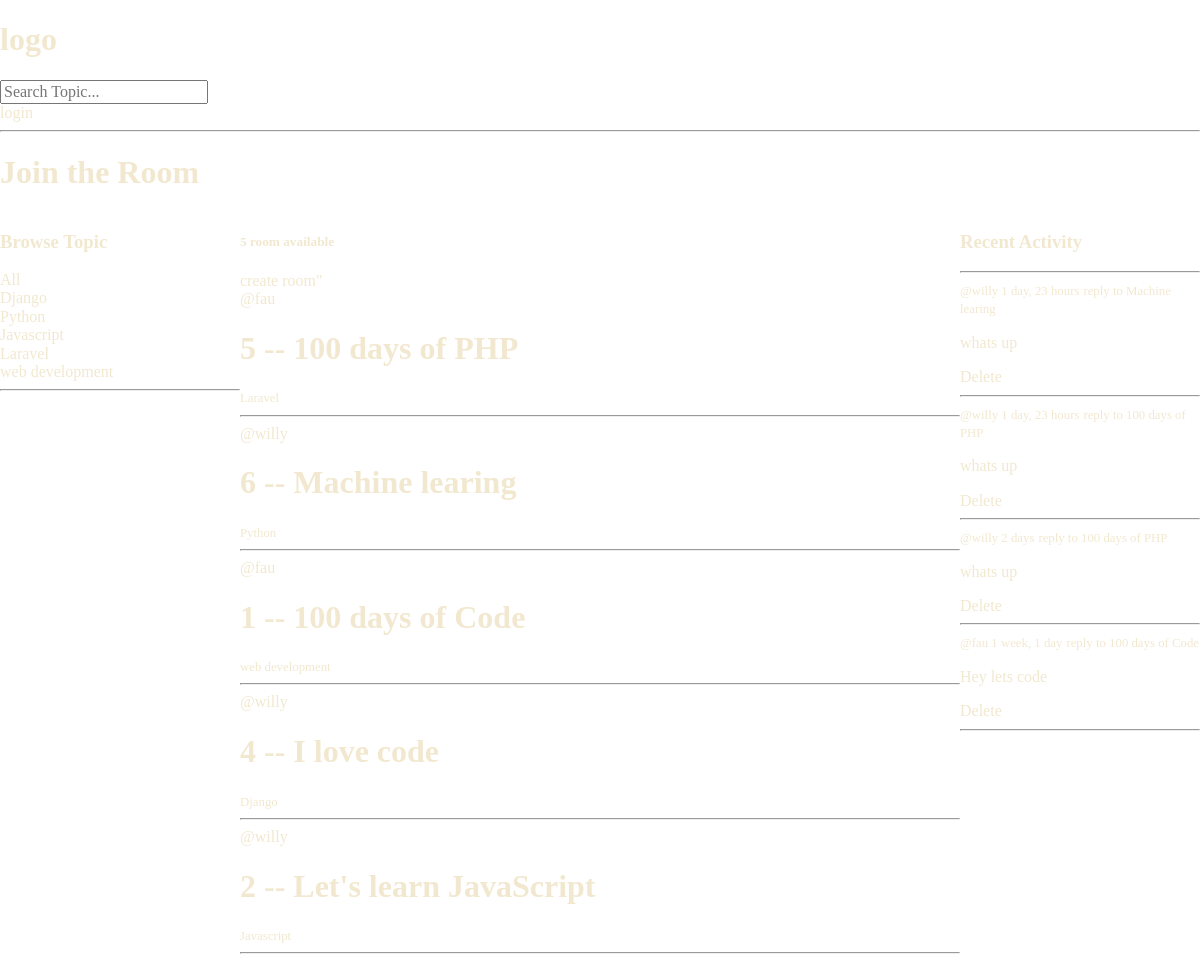
The app's page /, older data.
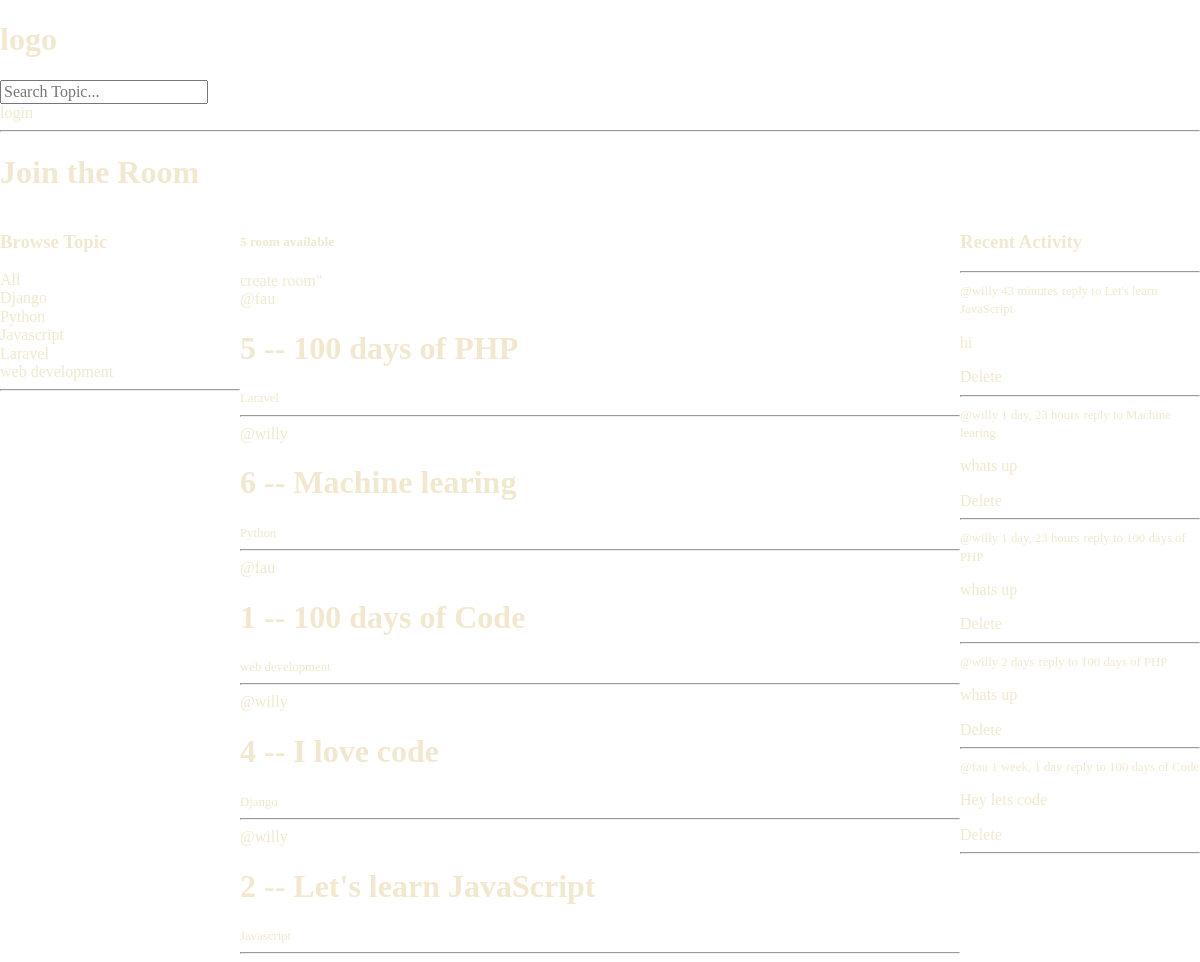
The same page, newer data.
### base/models.py (models this page shows, shortened)
class Topic(models.Model):
    name = models.CharField(max_length=200)

class Room(models.Model):
    host = models.ForeignKey(User, on_delete=models.SET_NULL, null=True)
    topic = models.ForeignKey(Topic,on_delete=models.SET_NULL, null=True)
    name = models.CharField(max_length=200)
    description = models.TextField(null=True, blank=True)
    participants = models.ManyToManyField(User, related_name="participants", blank=True)
    update = models.DateTimeField(auto_now=True)
    created = models.DateTimeField(auto_now_add=True)
    class Meta:
        ordering = ['-update', '-created']
    def __str__(self):
        return self.name

class Message(models.Model):
    user = models.ForeignKey(User, on_delete=models.CASCADE)
    room = models.ForeignKey(Room, on_delete=models.CASCADE)
    body = models.TextField()
    update = models.DateTimeField(auto_now=True)
    created = models.DateTimeField(auto_now_add=True)
    class Meta:
        ordering = ['-update', '-created']
    def __str__(self):
        return self.body[0:50]

### base/views.py (the view)
# urls.py: 2. Add a URL to urlpatterns:  path('', views.home, name='home')
def home(request):
    q = request.GET.get('q') if request.GET.get('q') is not None else ''
    rooms = Room.objects.filter(Q(topic__name__icontains=q) |
     Q(name__icontains=q) | Q(description__icontains=q)
     )
    room_count = rooms.count()
    topics = Topic.objects.all()
    room_messages = Message.objects.all()
    context = {'rooms': rooms, 'topics': topics, 'room_count': room_count, 'room_messages': room_messages}
    return render(request, 'home.html', context)

### templates/home.html (shortened to what this page needs)
{% extends 'main.html'%}
{% block content%}
<h1>Join the Room</h1>
<div class="home-container">
    <div>
        <h3>Browse Topic</h3>
        <div>
            <a href="{% url 'home' %}">All</a>
        </div>
        {% for topic in topics%}
        <div>
            <a href="{% url 'home'%}?q={{topic.name}}">{{topic.name}}</a>
        </div>
        {% endfor %}
        <hr>
    </div>
    <div>
        <h5>{{room_count}} room available</h5>
        <a href="{% url 'create-room'%}">create room</a>"
        <div>
            {% for room in rooms%}
            <div>
                <span>@{{room.host.username}}</span>
                <h1>{{room.id}} -- <a href="{% url 'room' room.id %}">{{room.name}} </a> </h1>
                <small>{{room.topic.name}}</small>
                <hr>
            </div>
            {% endfor %}
        </div>
    </div>
    <div>
        <h3>Recent  Activity</h3>
        <hr>
        {% for message in room_messages%}
        <div>
            <small>@{{message.user}}   {{message.created | timesince}}</small>
            <small>reply to {{message.room}}</small>
            <p>{{message}}</p>
            {% if request.user == user%}
            <a href="{% url 'delete-message' message.id%}">Delete </a>
            {% endif %}
            <hr>
        </div>
        {% endfor%}
    </div>
</div>
{% endblock%}

Row changes from the older to the newer data that the page shows:
added Message: user "willy", created "43 minutes", room "Let's learn JavaScript", body "hi"
